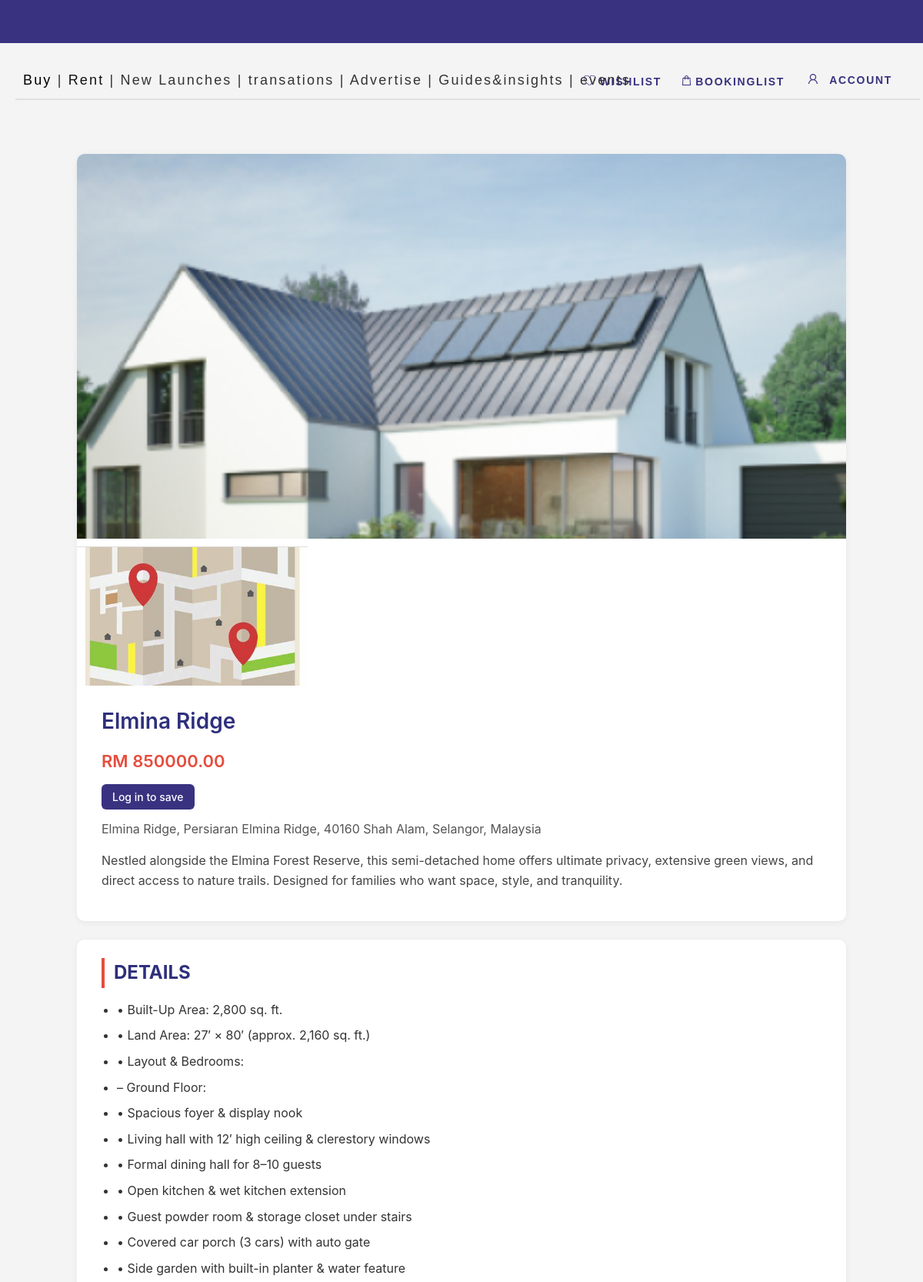
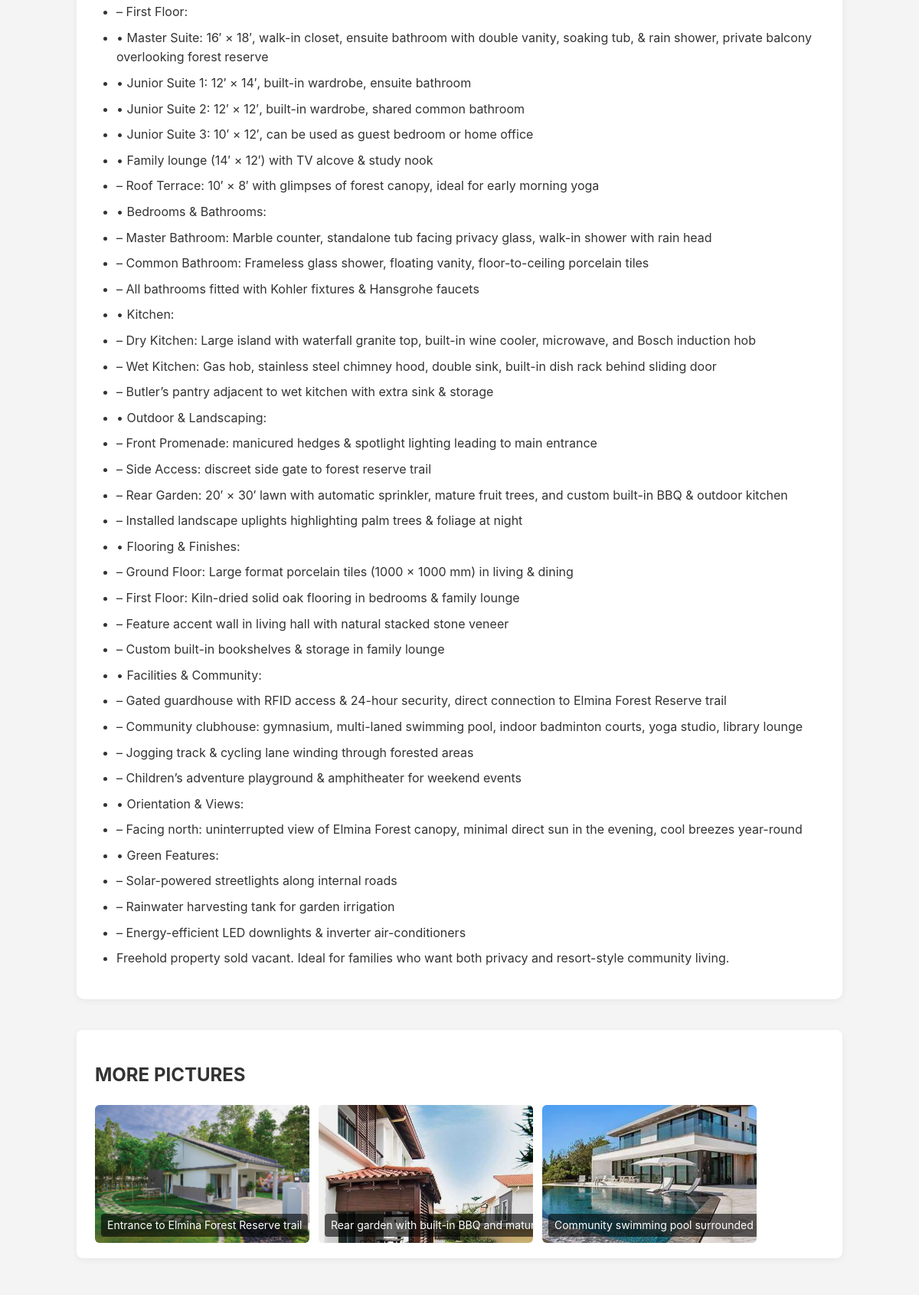
The app's page /property/10/ (upper part) with its own data (2 pictures, top to bottom).
### proplistpage/models.py (models this page shows, shortened)
class Property(models.Model):
    LOCATION_CHOICES = [
        ('KUALA LUMPUR', 'Kuala Lumpur'),
        ('SELANGOR', 'Selangor'),
        ('PENANG', 'Penang'),
        ('OTHERS', 'Others'),
    ]
    PROPERTY_TYPE_CHOICES = [
        ('sale', 'For Sale'),
        ('rent', 'For Rent'),
    ]
    user = models.ForeignKey(User, on_delete=models.CASCADE)  # 🔥 Add this line
    title = models.CharField(max_length=100)
    location = models.CharField(max_length=100, choices=LOCATION_CHOICES)
    price = models.DecimalField(max_digits=10, decimal_places=2)
    description = models.TextField()
    address = models.CharField(max_length=200, blank=True)
    detail = models.TextField(blank=True)
    image = models.ImageField(upload_to='property_images/')
    type = models.CharField(max_length=10, choices=PROPERTY_TYPE_CHOICES, default='sale')
    is_booked = models.BooleanField(default=False)
    created_at = models.DateTimeField(auto_now_add=True)

class PropertyImage(models.Model):
    property = models.ForeignKey(Property, related_name='extra_images', on_delete=models.CASCADE)
    image    = models.ImageField(upload_to='property_images/details/')
    caption  = models.CharField(max_length=100, blank=True)
    created_at = models.DateTimeField(auto_now_add=True)

### proplistpage/views.py (the view)
# urls.py: path('property/<int:pk>/', views.property_detail, name='property-detail'),
def property_detail(request, pk):
    print(f"*** property_detail 被调用，pk = {pk} ***")
    property_obj = get_object_or_404(Property, pk=pk)
    print(f"*** 成功拿到 Property：{property_obj.title} ***")
    form = LoanCalculatorForm(initial={'property': property_obj})
    result = None
    if request.method == 'POST':
        form = LoanCalculatorForm(request.POST)
        if form.is_valid():
            result = form.calculate()  # Assuming your form has a `.calculate()` method that returns the result
    return render(request, 'property_detail.html',
                  {'property': property_obj,
                   'form': form,
                   'result': result,
                   'payment_info': calculate_payment(property_obj),
                   })

### payment/utils.py (called while the page is built)
def calculate_payment(property_obj):
    if property_obj.type == 'rent':
        return {
            'label': 'Total Payment',
            'amount': property_obj.price * Decimal('2'),
        }
    elif property_obj.type == 'sale':
        deposit = property_obj.price * Decimal('0.02')
        return {
            'label': 'Earnest Deposit (2%)',
            'amount': deposit,
        }
    else:
        return {
            'label': 'N/A',
            'amount': 0,
        }

### proplistpage/templates/property_detail.html (shortened to what this page needs)
{% load static %}
<!DOCTYPE html>
<html lang="zh">
<head>
  <link rel="stylesheet" href="{% static 'main/style.css' %}">
  <link rel="stylesheet" href="{% static 'css/style.css' %}">
  <link rel="stylesheet" href="{% static 'loan_calculator/style.css' %}">
  <link rel="stylesheet" href="{% static 'main/style.css' %}">
  <link rel="stylesheet" href="{% static 'css/whatsapp.css' %}">
</head>
<body>
<div class="layout-wrapper">
    <main class="layout-content">
        {% include 'header.html' %}
  <div class="detail-container">
    <div class="detail-top-card">
      {% if property.image %}
        <div class="top-image-wrapper">
          <img src="{{ property.image.url }}" alt="{{ property.title }}" class="main-image">
          <img src="{% static 'images/map_placeholder.jpeg' %}" alt="地图定位示意" class="map-image">
        </div>
      {% else %}
        <div class="top-image-wrapper">
          <div style="width:100%; height:450px; background:#ddd;"></div>
          <img src="{% static 'images/map_placeholder.jpeg' %}" alt="地图定位示意" class="map-image">
        </div>
      {% endif %}
      <div class="top-info">
        <h1>{{ property.title }}</h1>
        <p class="price">RM {{ property.price|floatformat:2 }}</p>
        {% if user.is_authenticated %}
          <button
            id="favoriteBtn"
            class="favorite-btn {% if property in user.profile.favorites.all %}remove{% else %}add{% endif %}"
            onclick="toggleFavorite({{ property.id }})">
            {% if property in user.profile.favorites.all %}
              ❤️ Remove from Favorite
            {% else %}
              🤍 Add to Favorite
            {% endif %}
          </button>
        {% else %}
          <p><a href="{% url 'login' %}" class="favorite-btn add">Log in to save</a></p>
        {% endif %}
        {% if property.address %}
          <p class="address">{{ property.address }}</p>
        {% endif %}
        <p class="short-desc">{{ property.description }}</p>
      </div>
    </div>
    <div class="detail-info-card">
      <h2>DETAILS</h2>
      {% if property.detail %}
        <ul class="detail-list">
          {% for line in property.detail.splitlines %}
            {% if line %}
              <li>{{ line }}</li>
            {% endif %}
          {% endfor %}
        </ul>
      {% else %}
        <p style="color:#777;">暂无详细信息。</p>
      {% endif %}
    </div>
    <div class="detail-gallery-card">
      <h2>MORE PICTURES</h2>
      <div class="detail-gallery">
        {% for img in property.extra_images.all %}
          <div class="gallery-item">
            <img src="{{ img.image.url }}" alt="{{ img.caption }}">
            {% if img.caption %}
              <div class="caption">{{ img.caption }}</div>
            {% endif %}
          </div>
        {% endfor %}
      </div>
    </div>
  </div>
    {% if property.type == 'sale' %}
    <div class="container loan-container">
    </div>
    {% endif %}
    </main>
</div>
</body>
</html>

### main/templates/header.html (shortened to what this page needs)
{% load static %}
<link rel="stylesheet" href="{% static 'css/saved_property.css' %}">
<div class="frame-229">
  <div class="rectangle-645"></div>
  <a href="{% url 'booking_list' %}" style="text-decoration:none">
    <div class="bookinglist">
      <img src="{% static 'images/vector1.svg' %}" alt="Booking Icon" />
      BookingList
    </div>
  </a>
  <div class="account">
    <img src="{% static 'images/vector2.svg' %}" alt="Account Icon" />
    {% if user.is_authenticated %}
      <div class="dropdown">
        <button class="dropbtn" onclick="toggleDropdown(event)">{{ user.username }}</button>
        <div class="dropdown-content" id="accountDropdown">
          <a href="{% url 'my_properties' %}">My Properties</a>
          <a href="{% url 'checklist' %}" class="action-btn"><i class="fas fa-clipboard-list"></i> Add Checklist</a>
          <a href="{% url 'invoice' %}" class="action-btn"><i class="fas fa-file-invoice-dollar"></i> Create Invoice</a>
          <a href="{% url 'profile' %}">Profile</a>
          <a href="{% url 'logout' %}">Logout</a>
        </div>
      </div>
    {% else %}
      <a href="{% url 'login' %}" style="margin-top:3px; display:inline-block;padding:6px 10px 15px 10px;">Account</a>
    {% endif %}
  </div>
  <a href="{% url 'saved_properties' %}" style="text-decoration:none">
    <div class="wishlist">
      <img src="{% static 'images/vector3.svg' %}" alt="Wishlist Icon" />
      Wishlist
    </div>
  </a>
  <div class="rectangle-7"></div>
  <div class="buy-rent-new-launches-transations-advertise-guies-insights-events">
    <span>
      <a href="{% url 'proplistpage:property-list' %}" style="text-decoration:none; color:#000000;">Buy</a>
      |
      <a href="{% url 'rentlistpage:rent-list' %}" style="text-decoration:none; color: #111111;">Rent</a>
      |
      New Launches |
      transations |
      Advertise |
      Guides&amp;insights |
      events
    </span>
  </div>
</div>

### main/static/main/style.css (style rules this page uses)
body { font-family: 'Segoe UI', Tahoma, Geneva, Verdana, sans-serif; background-color: #f4f7f9; margin: 0; padding: 0; }
.frame-229 { width: 100%; height: 235px; position: absolute; left: 0px; top: 0px; }
.rectangle-645 { background: #393280; width: 100%; height: 56px; position: absolute; }
.rectangle-7 { background: #e0e0e0; width: 98%; height: 2px; position: absolute; left: 20px; top: 150px; transform-origin: 0 0; transform: rotate(0deg) scale(1, -1); }
.account { color: #393280; text-align: left; font-family: "Inter-SemiBold", sans-serif; font-size: 14px; letter-spacing: 0.12em; font-weight: 600; text-transform: uppercase; position: absolute; right: 50px; top: 85px; padding: 10px 10px 10px 10px; z-index: 100; }
.wishlist { color: #393280; text-align: left; font-family: "Inter-SemiBold", sans-serif; font-size: 14px; letter-spacing: 0.12em; font-weight: 600; text-transform: uppercase; position: absolute; right: 330px; top: 85px; padding: 10px 10px 30px 10px; cursor: pointer; }
.bookinglist { color: #393280; text-align: left; font-family: "Inter-SemiBold", sans-serif; font-size: 14px; letter-spacing: 0.12em; font-weight: 600; text-transform: uppercase; position: absolute; right: 170px; top: 85px; padding: 10px 10px 30px 10px; cursor: pointer; }

### proplistpage/static/css/style.css (style rules this page uses)
body { margin: 0; padding: 0; overflow-x: hidden; }
.layout-wrapper { display: flex; flex-direction: column; min-height: 100vh; }
.layout-content { flex: 1; }
.frame-229 { width: 100%; height: 235px; position: absolute; left: 0px; top: 0px; }
.rectangle-645 { background: #393280; width: 100%; height: 56px; position: absolute; }
.rectangle-7 { background: #e0e0e0; width: 98%; height: 2px; position: absolute; left: 20px; top: 130px; transform-origin: 0 0; transform: rotate(0deg) scale(1, -1); }
.account { color: #393280; text-align: left; font-family: "Inter-SemiBold", sans-serif; font-size: 14px; letter-spacing: 0.12em; font-weight: 600; text-transform: uppercase; position: absolute; right: 20px; padding-top:12px; top: 85px; }
.wishlist { color: #393280; text-align: left; font-family: "Inter-SemiBold", sans-serif; font-size: 14px; letter-spacing: 0.12em; font-weight: 600; text-transform: uppercase; position: absolute; right: 300px; top: 85px; padding: 20px 10px 20px 10px; cursor: pointer; }
.buy-rent-new-launches-transations-advertise-guies-insights-events { text-align: left; font-family: "-", sans-serif; font-size: 18px; letter-spacing: 0.12em; font-weight: 400; position: relative; top: 90px; left: 30px; }
.account { color: #393280; text-align: left; font-family: "Inter-SemiBold", sans-serif; font-size: 14px; letter-spacing: 0.12em; font-weight: 600; text-transform: uppercase; position: absolute; padding: 10px 10px 30000px 10px; z-index: 100; right: 20px; top: 100px; cursor: pointer; }
.wishlist { color: #393280; text-align: left; font-family: "Inter-SemiBold", sans-serif; font-size: 14px; letter-spacing: 0.12em; font-weight: 600; text-transform: uppercase; position: absolute; right: 300px; top: 109px; padding: 10px 10px 10px 10px; cursor: pointer; }
.rectangle-7 { background: #e0e0e0; width: 98%; height: 2px; position: absolute; left: 20px; top: 180px; transform-origin: 0 0; transform: rotate(0deg) scale(1, -1); }
.buy-rent-new-launches-transations-advertise-guies-insights-events { text-align: left; font-family: "-", sans-serif; font-size: 18px; letter-spacing: 0.12em; font-weight: 400; position: relative; top: 94px; left: 30px; }

### loan_calculator/static/loan_calculator/style.css (style rules this page uses)
body { font-family: 'Segoe UI', Tahoma, Geneva, Verdana, sans-serif; background-color: #ffffff; color: #333; margin: 0; padding: 0; }
.container { display: flex; flex-direction: row; flex-wrap: wrap; justify-content: center; gap: 40px; margin: 10px auto; padding: 10px; max-width: 1100px; }
h1 { font-size: 2rem; color: #7d7676; margin-bottom: 20px; }

### records on screen
Property: image (picture), title "Elmina Ridge", price "850000.00", address "Elmina Ridge, Persiaran Elmina Ridge, 40160 Shah Alam, Selangor, Malaysia", description "Nestled alongside the Elmina Forest Reserve, this semi-detached home offers ultimate privacy, extensive green views, and direct access to nature trails. Designed for families who want space, style, and tranquility."
PropertyImage: image (picture), caption "Entrance to Elmina Forest Reserve trail"
PropertyImage: image (picture), caption "Rear garden with built-in BBQ and…"
PropertyImage: image (picture), caption "Community swimming pool surrounded…"

### other values on screen
{{ line }} "• Built-Up Area: 2,800 sq. ft." "• Land Area: 27′ × 80′ (approx. 2,160 sq. ft.)" "• Layout & Bedrooms:" "– Ground Floor:" "• Spacious foyer & display nook" "• Living hall with 12′ high ceiling & clerestory windows" "• Formal dining hall for 8–10 guests" "• Open kitchen & wet kitchen extension" "• Guest powder room & storage closet under stairs" "• Covered car porch (3 cars) with auto gate" "• Side garden with built-in planter & water feature" "– First Floor:" "• Master Suite: 16′ × 18′, walk-in closet, ensuite bathroom with double vanity, soaking tub, & rain shower, private balcony overlooking forest reserve" "• Junior Suite 1: 12′ × 14′, built-in wardrobe, ensuite bathroom" "• Junior Suite 2: 12′ × 12′, built-in wardrobe, shared common bathroom" "• Junior Suite 3: 10′ × 12′, can be used as guest bedroom or home office" "• Family lounge (14′ × 12′) with TV alcove & study nook" "– Roof Terrace: 10′ × 8′ with glimpses of forest canopy, ideal for early morning yoga" "• Bedrooms & Bathrooms:" "– Master Bathroom: Marble counter, standalone tub facing privacy glass, walk-in shower with rain head" "– Common Bathroom: Frameless glass shower, floating vanity, floor-to-ceiling porcelain tiles" "– All bathrooms fitted with Kohler fixtures & Hansgrohe faucets" "• Kitchen:" "– Dry Kitchen: Large island with waterfall granite top, built-in wine cooler, microwave, and Bosch induction hob" "– Wet Kitchen: Gas hob, stainless steel chimney hood, double sink, built-in dish rack behind sliding door" "– Butler’s pantry adjacent to wet kitchen with extra sink & storage" "• Outdoor & Landscaping:" "– Front Promenade: manicured hedges & spotlight lighting leading to main entrance" "– Side Access: discreet side gate to forest reserve trail" "– Rear Garden: 20′ × 30′ lawn with automatic sprinkler, mature fruit trees, and custom built-in BBQ & outdoor kitchen" "– Installed landscape uplights highlighting palm trees & foliage at night" "• Flooring & Finishes:" "– Ground Floor: Large format porcelain tiles (1000 × 1000 mm) in living & dining" "– First Floor: Kiln-dried solid oak flooring in bedrooms & family lounge" "– Feature accent wall in living hall with natural stacked stone veneer" "– Custom built-in bookshelves & storage in family lounge" "• Facilities & Community:" "– Gated guardhouse with RFID access & 24-hour security, direct connection to Elmina Forest Reserve trail" "– Community clubhouse: gymnasium, multi-laned swimming pool, indoor badminton courts, yoga studio, library lounge" "– Jogging track & cycling lane winding through forested areas" "– Children’s adventure playground & amphitheater for weekend events" "• Orientation & Views:" "– Facing north: uninterrupted view of Elmina Forest canopy, minimal direct sun in the evening, cool breezes year-round" "• Green Features:" "– Solar-powered streetlights along internal roads" "– Rainwater harvesting tank for garden irrigation" "– Energy-efficient LED downlights & inverter air-conditioners" "Freehold property sold vacant. Ideal for families who want both privacy and resort-style community living."
